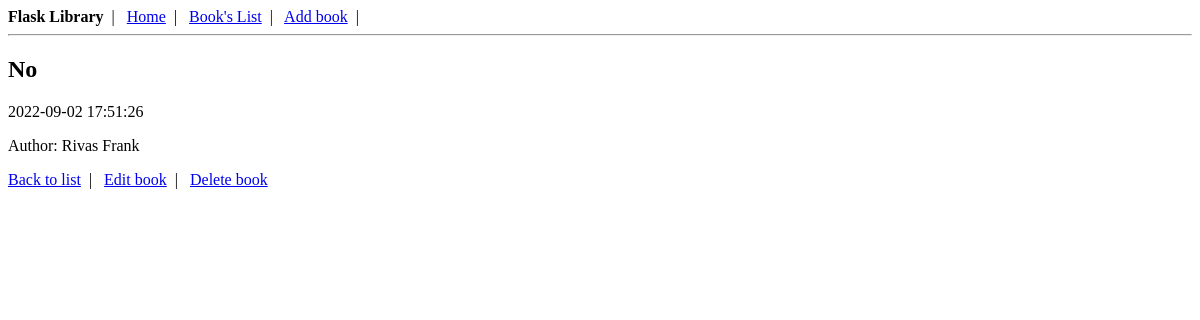
/books/details/1, run on an earlier commit of the app's database.
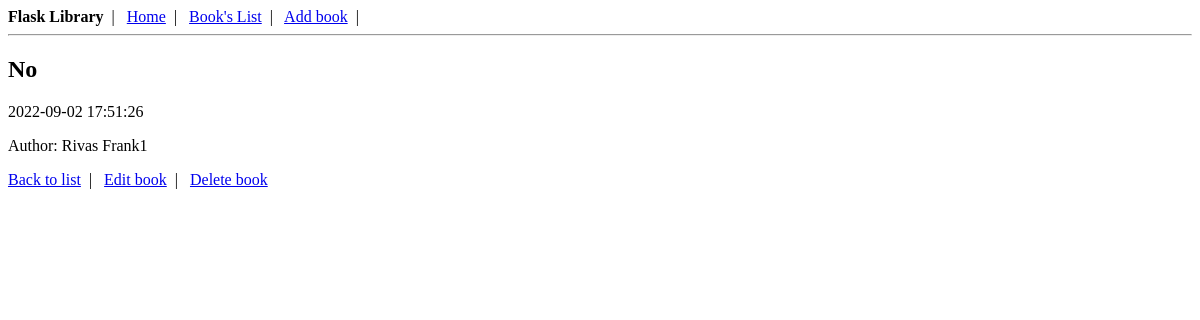
And on a later commit of the database.
### tables this page shows
CREATE TABLE books (
    id INTEGER PRIMARY KEY AUTOINCREMENT,
    title TEXT NOT NULL,
    author TEXT NOT NULL,
    created TIMESTAMP NOT NULL DEFAULT CURRENT_TIMESTAMP,
    updated TIMESTAMP NOT NULL DEFAULT CURRENT_TIMESTAMP
);

### application.py (the view)
@app.route('/books/details/<int:book_id>')
def detail_book(book_id):
    conn = get_connection()
    book = conn.execute('SELECT * FROM books WHERE id = ?;', (book_id,)).fetchone()
    conn.close()
    if book is None:
        abort(404)
    return render_template('books/details.html', book=book)

### application.py (called while the page is built)
def get_connection():
    conn = sqlite3.connect('book_db.sqlite')
    conn.row_factory = sqlite3.Row
    return conn

### templates/books/details.html (shortened to what this page needs)
{% extends 'base.html' %}
{% block content %}
    <h2>{{ book.title }}</h2>
    <span>{{ book.created }}</span>
    <p>Author: {{ book.author }}</p>
    <div>
        <a href="{{ url_for('list_books') }}">Back to list</a>&nbsp;&nbsp;|&nbsp;&nbsp;
        <a href="{{ url_for('edit_book', book_id=book.id) }}">Edit book</a>&nbsp;&nbsp;|&nbsp;&nbsp;
        <a href="{{ url_for('delete_book', book_id=book.id) }}">Delete book</a>
    </div>
{% endblock %}

What changed in the data, as far as the page shows it:
changed books "No": author "Rivas Frank" → "Rivas Frank1"
